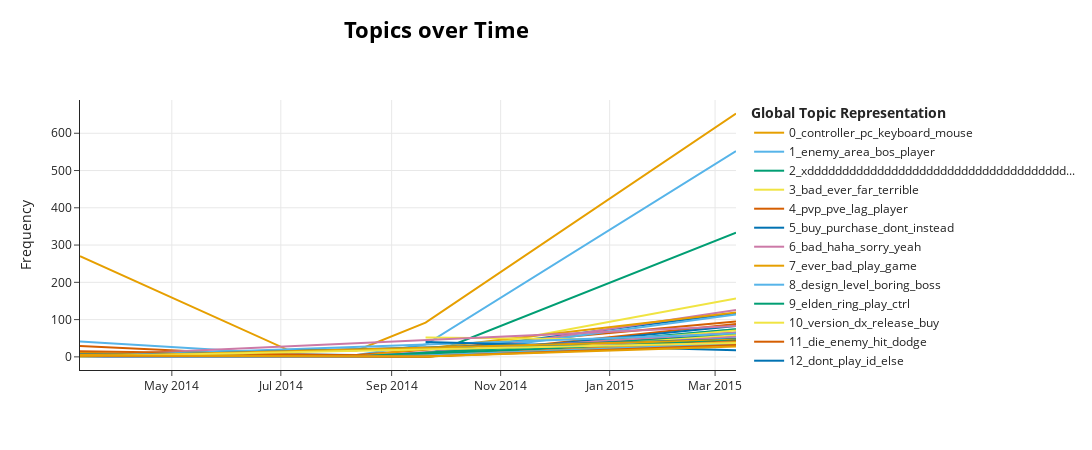

Notebook code cell kept with this figure:
### Code cell
neg_model.visualize_topics_over_time(neg_topics_over_time, top_n_topics=50)

### Figure 1 — Plotly figure (JSON) as saved in the notebook; plotly's stock layout.template omitted (floating-point values rounded to 4 significant figures)
{"data": [{"hoverinfo": "text", "hovertext": ["<b>Topic 0</b><br>Words: pc, controller, mouse, port, keyboard", "<b>Topic 0</b><br>Words: pc, xbox, controller, keyboard, mouse", "<b>Topic 0</b><br>Words: pc, controller, control, keyboard, xbox", "<b>Topic 0</b><br>Words: pc, port, mouse, controller, keyboard", "<b>Topic 0</b><br>Words: controller, pc, keyboard, port, mouse"], "marker": {"color": "#E69F00"}, "mode": "lines", "name": "0_controller_pc_keyboard_mouse", "type": "scatter", "x": ["2014-03-10T14:44:09.600000", "2014-07-04T19:12:00", "2014-08-12T09:36:00", "2014-09-20T00:00:00", "2015-03-12T16:48:00"], "y": [270, 19, 17, 92, 653]}, {"hoverinfo": "text", "hovertext": ["<b>Topic 1</b><br>Words: pvp, one, player, weapon, area", "<b>Topic 1</b><br>Words: weapon, player, die, lose, level", "<b>Topic 1</b><br>Words: covenant, within, plus, well, sky", "<b>Topic 1</b><br>Words: world, player, kill, time, fight", "<b>Topic 1</b><br>Words: enemy, bos, area, attack, fight"], "marker": {"color": "#56B4E9"}, "mode": "lines", "name": "1_enemy_area_bos_player", "type": "scatter", "x": ["2014-03-10T14:44:09.600000", "2014-07-04T19:12:00", "2014-08-12T09:36:00", "2014-09-20T00:00:00", "2015-03-12T16:48:00"], "y": [41, 8, 5, 33, 552]}, {"hoverinfo": "text", "hovertext": ["<b>Topic 2</b><br>Words: burh, ahhhhhhhhhhhhhhhhhhhhhhhhhhhhhhhhhhhhhhhhhhhhhhhhhhhhhhhhhhhhhhhhhhhhhhhhhhhhhhhhhhhhhhhhhhhhhhhhhhhhhhhhhhhhhhhhhhhhhhhhhhhhhhhhhhhhhhhhhhhhhhhhhhhhhhhhhhhhhhhhhhhhhhhhhhhhhhhhhhhhhhhhhhhhhhhhhhhhhhhhhhhhhhhhhhhhhhhhhhhhhhhhhhhhhhhhhhhhhhhhhhhhhhhhhhhhhhhhhhhhhhhh, werty, xddddddddddddddddddddddddddddddddddddddddddddddddddddddddddddddddddddddddddddddddddddddddddddddddddddddddddddddddddddddddddddddddddddddddddddddddddddddddddddddddddddddddddddddddddddddddddddddddddddddddddddddddddddddddddddddddddddddddddddddddddddddddddddddddddddddddddddddddddddddddddddddddddddddddddddddddddddddddddddddddddddddddddddddddddddddddddddddddddddddddddddddddddddddddddddddddddddddddddddddddddddddddddddddddddddddddddddddddddd, xy", "<b>Topic 2</b><br>Words: burh, ahhhhhhhhhhhhhhhhhhhhhhhhhhhhhhhhhhhhhhhhhhhhhhhhhhhhhhhhhhhhhhhhhhhhhhhhhhhhhhhhhhhhhhhhhhhhhhhhhhhhhhhhhhhhhhhhhhhhhhhhhhhhhhhhhhhhhhhhhhhhhhhhhhhhhhhhhhhhhhhhhhhhhhhhhhhhhhhhhhhhhhhhhhhhhhhhhhhhhhhhhhhhhhhhhhhhhhhhhhhhhhhhhhhhhhhhhhhhhhhhhhhhhhhhhhhhhhhhhhhhhhhh, werty, xddddddddddddddddddddddddddddddddddddddddddddddddddddddddddddddddddddddddddddddddddddddddddddddddddddddddddddddddddddddddddddddddddddddddddddddddddddddddddddddddddddddddddddddddddddddddddddddddddddddddddddddddddddddddddddddddddddddddddddddddddddddddddddddddddddddddddddddddddddddddddddddddddddddddddddddddddddddddddddddddddddddddddddddddddddddddddddddddddddddddddddddddddddddddddddddddddddddddddddddddddddddddddddddddddddddddddddddddddd, xy", "<b>Topic 2</b><br>Words: burh, ahhhhhhhhhhhhhhhhhhhhhhhhhhhhhhhhhhhhhhhhhhhhhhhhhhhhhhhhhhhhhhhhhhhhhhhhhhhhhhhhhhhhhhhhhhhhhhhhhhhhhhhhhhhhhhhhhhhhhhhhhhhhhhhhhhhhhhhhhhhhhhhhhhhhhhhhhhhhhhhhhhhhhhhhhhhhhhhhhhhhhhhhhhhhhhhhhhhhhhhhhhhhhhhhhhhhhhhhhhhhhhhhhhhhhhhhhhhhhhhhhhhhhhhhhhhhhhhhhhhhhhhh, werty, xddddddddddddddddddddddddddddddddddddddddddddddddddddddddddddddddddddddddddddddddddddddddddddddddddddddddddddddddddddddddddddddddddddddddddddddddddddddddddddddddddddddddddddddddddddddddddddddddddddddddddddddddddddddddddddddddddddddddddddddddddddddddddddddddddddddddddddddddddddddddddddddddddddddddddddddddddddddddddddddddddddddddddddddddddddddddddddddddddddddddddddddddddddddddddddddddddddddddddddddddddddddddddddddddddddddddddddddddddd, xy", "<b>Topic 2</b><br>Words: burh, ahhhhhhhhhhhhhhhhhhhhhhhhhhhhhhhhhhhhhhhhhhhhhhhhhhhhhhhhhhhhhhhhhhhhhhhhhhhhhhhhhhhhhhhhhhhhhhhhhhhhhhhhhhhhhhhhhhhhhhhhhhhhhhhhhhhhhhhhhhhhhhhhhhhhhhhhhhhhhhhhhhhhhhhhhhhhhhhhhhhhhhhhhhhhhhhhhhhhhhhhhhhhhhhhhhhhhhhhhhhhhhhhhhhhhhhhhhhhhhhhhhhhhhhhhhhhhhhhhhhhhhhh, werty, xddddddddddddddddddddddddddddddddddddddddddddddddddddddddddddddddddddddddddddddddddddddddddddddddddddddddddddddddddddddddddddddddddddddddddddddddddddddddddddddddddddddddddddddddddddddddddddddddddddddddddddddddddddddddddddddddddddddddddddddddddddddddddddddddddddddddddddddddddddddddddddddddddddddddddddddddddddddddddddddddddddddddddddddddddddddddddddddddddddddddddddddddddddddddddddddddddddddddddddddddddddddddddddddddddddddddddddddddddd, xy"], "marker": {"color": "#009E73"}, "mode": "lines", "name": "2_xddddddddddddddddddddddddddddddddddddd...", "type": "scatter", "x": ["2014-03-10T14:44:09.600000", "2014-07-04T19:12:00", "2014-09-20T00:00:00", "2015-03-12T16:48:00"], "y": [6, 1, 3, 333]}, {"hoverinfo": "text", "hovertext": ["<b>Topic 3</b><br>Words: report, destroy, bad, poorly, horrible", "<b>Topic 3</b><br>Words: bad, ever, far, terrible, tarkov"], "marker": {"color": "#F0E442"}, "mode": "lines", "name": "3_bad_ever_far_terrible", "type": "scatter", "x": ["2014-09-20T00:00:00", "2015-03-12T16:48:00"], "y": [3, 157]}, {"hoverinfo": "text", "hovertext": ["<b>Topic 4</b><br>Words: pvp, pve, lag, multiplayer, co", "<b>Topic 4</b><br>Words: pvp, bye, forum, rpgs, exit", "<b>Topic 4</b><br>Words: pvp, hacker, pve, reward, severs", "<b>Topic 4</b><br>Words: pvp, pve, lagger, lag, fun", "<b>Topic 4</b><br>Words: pvp, pve, player, memory, fun"], "marker": {"color": "#D55E00"}, "mode": "lines", "name": "4_pvp_pve_lag_player", "type": "scatter", "x": ["2014-03-10T14:44:09.600000", "2014-07-04T19:12:00", "2014-08-12T09:36:00", "2014-09-20T00:00:00", "2015-03-12T16:48:00"], "y": [29, 3, 5, 19, 95]}, {"hoverinfo": "text", "hovertext": ["<b>Topic 5</b><br>Words: buy, netcote, awful, disgrace, cking", "<b>Topic 5</b><br>Words: expect, save, money, good, buy", "<b>Topic 5</b><br>Words: buy, twice, ecspect, ptd, nice", "<b>Topic 5</b><br>Words: buy, purchase, instead, dont, sale"], "marker": {"color": "#0072B2"}, "mode": "lines", "name": "5_buy_purchase_dont_instead", "type": "scatter", "x": ["2014-03-10T14:44:09.600000", "2014-08-12T09:36:00", "2014-09-20T00:00:00", "2015-03-12T16:48:00"], "y": [8, 1, 11, 117]}, {"hoverinfo": "text", "hovertext": ["<b>Topic 6</b><br>Words: bad, haha, sorry, yeah, somehow", "<b>Topic 6</b><br>Words: bad, haha, sorry, yeah, somehow", "<b>Topic 6</b><br>Words: bad, haha, sorry, yeah, somehow"], "marker": {"color": "#CC79A7"}, "mode": "lines", "name": "6_bad_haha_sorry_yeah", "type": "scatter", "x": ["2014-03-10T14:44:09.600000", "2014-09-20T00:00:00", "2015-03-12T16:48:00"], "y": [1, 1, 126]}, {"hoverinfo": "text", "hovertext": ["<b>Topic 7</b><br>Words: ever, bad, play, soulless, dissapointing", "<b>Topic 7</b><br>Words: horrid, predecessor, let, great, play", "<b>Topic 7</b><br>Words: ever, bad, play, game, worst"], "marker": {"color": "#E69F00"}, "mode": "lines", "name": "7_ever_bad_play_game", "type": "scatter", "x": ["2014-03-10T14:44:09.600000", "2014-08-12T09:36:00", "2015-03-12T16:48:00"], "y": [6, 1, 119]}, {"hoverinfo": "text", "hovertext": ["<b>Topic 8</b><br>Words: design, sculpture, edied, downie, yer", "<b>Topic 8</b><br>Words: brances, justice, wave, equal, warp", "<b>Topic 8</b><br>Words: poorly, inadequate, thoroughly, pair, vision", "<b>Topic 8</b><br>Words: design, level, boring, boss, bad"], "marker": {"color": "#56B4E9"}, "mode": "lines", "name": "8_design_level_boring_boss", "type": "scatter", "x": ["2014-03-10T14:44:09.600000", "2014-07-04T19:12:00", "2014-09-20T00:00:00", "2015-03-12T16:48:00"], "y": [6, 1, 2, 114]}, {"hoverinfo": "text", "hovertext": ["<b>Topic 9</b><br>Words: elden, ring, play, ctrl, multiplayer"], "marker": {"color": "#009E73"}, "mode": "lines", "name": "9_elden_ring_play_ctrl", "type": "scatter", "x": ["2015-03-12T16:48:00"], "y": [99]}, {"hoverinfo": "text", "hovertext": ["<b>Topic 10</b><br>Words: version, dx, new, buy, release", "<b>Topic 10</b><br>Words: version, release, dx, buy, upgrade"], "marker": {"color": "#F0E442"}, "mode": "lines", "name": "10_version_dx_release_buy", "type": "scatter", "x": ["2014-09-20T00:00:00", "2015-03-12T16:48:00"], "y": [52, 43]}, {"hoverinfo": "text", "hovertext": ["<b>Topic 11</b><br>Words: challenge, flaw, button, certain, kill", "<b>Topic 11</b><br>Words: blizzard, sustituting, cunty, goodjob, cumming", "<b>Topic 11</b><br>Words: quit, worthless, missiles, lighter, costly", "<b>Topic 11</b><br>Words: die, enemy, hit, dodge, health"], "marker": {"color": "#D55E00"}, "mode": "lines", "name": "11_die_enemy_hit_dodge", "type": "scatter", "x": ["2014-03-10T14:44:09.600000", "2014-08-12T09:36:00", "2014-09-20T00:00:00", "2015-03-12T16:48:00"], "y": [4, 1, 1, 88]}, {"hoverinfo": "text", "hovertext": ["<b>Topic 12</b><br>Words: dont, minute, play, fun, way", "<b>Topic 12</b><br>Words: free, dont, play, one, feel", "<b>Topic 12</b><br>Words: dont, peice, naked, finger, casual", "<b>Topic 12</b><br>Words: dont, play, id, else, grater"], "marker": {"color": "#0072B2"}, "mode": "lines", "name": "12_dont_play_id_else", "type": "scatter", "x": ["2014-03-10T14:44:09.600000", "2014-07-04T19:12:00", "2014-09-20T00:00:00", "2015-03-12T16:48:00"], "y": [3, 1, 1, 83]}, {"hoverinfo": "text", "hovertext": ["<b>Topic 13</b><br>Words: trash, actually, go, bin, muk", "<b>Topic 13</b><br>Words: trash, bin, muk, whacanisay, schholar"], "marker": {"color": "#CC79A7"}, "mode": "lines", "name": "13_trash_bin_muk_whacanisay", "type": "scatter", "x": ["2014-03-10T14:44:09.600000", "2015-03-12T16:48:00"], "y": [3, 83]}, {"hoverinfo": "text", "hovertext": ["<b>Topic 14</b><br>Words: vac, ban, cheater, hacker, cheat", "<b>Topic 14</b><br>Words: valve, ban, cheat, soft, invasion", "<b>Topic 14</b><br>Words: ban, legitimate, hacker, corrupt, posibility", "<b>Topic 14</b><br>Words: softbanned, ban, cheater, hacker, soft", "<b>Topic 14</b><br>Words: ban, hacker, cheater, softbanned, mod"], "marker": {"color": "#E69F00"}, "mode": "lines", "name": "14_ban_cheater_vac_hacker", "type": "scatter", "x": ["2014-03-10T14:44:09.600000", "2014-07-04T19:12:00", "2014-08-12T09:36:00", "2014-09-20T00:00:00", "2015-03-12T16:48:00"], "y": [11, 1, 4, 6, 62]}, {"hoverinfo": "text", "hovertext": ["<b>Topic 15</b><br>Words: hitboxes, expiration, erroneous, blisteringly, element", "<b>Topic 15</b><br>Words: ok, hitboxes, em, teach, netcode", "<b>Topic 15</b><br>Words: hitboxes, box, hitbox, hit, size"], "marker": {"color": "#56B4E9"}, "mode": "lines", "name": "15_hitboxes_box_hitbox_hit", "type": "scatter", "x": ["2014-03-10T14:44:09.600000", "2014-09-20T00:00:00", "2015-03-12T16:48:00"], "y": [2, 2, 74]}, {"hoverinfo": "text", "hovertext": ["<b>Topic 16</b><br>Words: step, huge, original, back, take", "<b>Topic 16</b><br>Words: firelink, miss, skip, one, walk", "<b>Topic 16</b><br>Words: skip, one, walk, third, iii"], "marker": {"color": "#009E73"}, "mode": "lines", "name": "16_skip_one_walk_third", "type": "scatter", "x": ["2014-03-10T14:44:09.600000", "2014-09-20T00:00:00", "2015-03-12T16:48:00"], "y": [1, 1, 74]}, {"hoverinfo": "text", "hovertext": ["<b>Topic 17</b><br>Words: away, series, come, new, go", "<b>Topic 17</b><br>Words: star, zero, insane, series, wish", "<b>Topic 17</b><br>Words: abortion, failed, pls, series, live", "<b>Topic 17</b><br>Words: series, bad, worst, far, stain"], "marker": {"color": "#F0E442"}, "mode": "lines", "name": "17_series_bad_worst_far", "type": "scatter", "x": ["2014-03-10T14:44:09.600000", "2014-07-04T19:12:00", "2014-09-20T00:00:00", "2015-03-12T16:48:00"], "y": [1, 1, 2, 71]}, {"hoverinfo": "text", "hovertext": ["<b>Topic 18</b><br>Words: control, controlls, year, storyless, shit", "<b>Topic 18</b><br>Words: storyline, control, unplayable, community, awful", "<b>Topic 18</b><br>Words: control, unplayable, horrible, awful, controlls"], "marker": {"color": "#D55E00"}, "mode": "lines", "name": "18_control_unplayable_horrible_controlls", "type": "scatter", "x": ["2014-03-10T14:44:09.600000", "2014-09-20T00:00:00", "2015-03-12T16:48:00"], "y": [15, 2, 57]}, {"hoverinfo": "text", "hovertext": ["<b>Topic 19</b><br>Words: screen, black, white, crash, varifying", "<b>Topic 19</b><br>Words: overheat, crysis, laptop, puzzle, setting", "<b>Topic 19</b><br>Words: framerate, tie, bug, copy, update", "<b>Topic 19</b><br>Words: screen, fullscreen, hz, monitor, fix"], "marker": {"color": "#0072B2"}, "mode": "lines", "name": "19_screen_fullscreen_hz_monitor", "type": "scatter", "x": ["2014-03-10T14:44:09.600000", "2014-07-04T19:12:00", "2014-09-20T00:00:00", "2015-03-12T16:48:00"], "y": [7, 1, 1, 65]}, {"hoverinfo": "text", "hovertext": ["<b>Topic 20</b><br>Words: shit, crap, wtf, dis, mom", "<b>Topic 20</b><br>Words: crap, shit, utter, wtf, dis", "<b>Topic 20</b><br>Words: shit, crap, wtf, dis, mom"], "marker": {"color": "#CC79A7"}, "mode": "lines", "name": "20_shit_crap_wtf_dis", "type": "scatter", "x": ["2014-03-10T14:44:09.600000", "2014-08-12T09:36:00", "2015-03-12T16:48:00"], "y": [3, 1, 65]}, {"hoverinfo": "text", "hovertext": ["<b>Topic 21</b><br>Words: soulsborne, game, sekiro, play, bloodborne"], "marker": {"color": "#E69F00"}, "mode": "lines", "name": "21_soulsborne_game_sekiro_play", "type": "scatter", "x": ["2015-03-12T16:48:00"], "y": [69]}, {"hoverinfo": "text", "hovertext": ["<b>Topic 22</b><br>Words: buying, durrrrrr, derk, serls, lewk", "<b>Topic 22</b><br>Words: miyazaki, hidetaka, direct, series, make"], "marker": {"color": "#56B4E9"}, "mode": "lines", "name": "22_miyazaki_hidetaka_direct_series", "type": "scatter", "x": ["2014-03-10T14:44:09.600000", "2015-03-12T16:48:00"], "y": [1, 62]}, {"hoverinfo": "text", "hovertext": ["<b>Topic 23</b><br>Words: suck, heaven, high, bravo, sucker", "<b>Topic 23</b><br>Words: suck, bravo, team, sucker, heaven", "<b>Topic 23</b><br>Words: suck, bravo, sucker, heaven, salty", "<b>Topic 23</b><br>Words: suck, sucker, salty, xd, nut"], "marker": {"color": "#009E73"}, "mode": "lines", "name": "23_suck_bravo_sucker_heaven", "type": "scatter", "x": ["2014-03-10T14:44:09.600000", "2014-07-04T19:12:00", "2014-08-12T09:36:00", "2015-03-12T16:48:00"], "y": [2, 1, 1, 58]}, {"hoverinfo": "text", "hovertext": ["<b>Topic 24</b><br>Words: horrrible, garbage, retarded, pile, ass", "<b>Topic 24</b><br>Words: challange, garbage, cost, avoid, skill", "<b>Topic 24</b><br>Words: garbage, trash, rubbish, pile, compare"], "marker": {"color": "#F0E442"}, "mode": "lines", "name": "24_garbage_trash_rubbish_pile", "type": "scatter", "x": ["2014-03-10T14:44:09.600000", "2014-09-20T00:00:00", "2015-03-12T16:48:00"], "y": [2, 2, 58]}, {"hoverinfo": "text", "hovertext": ["<b>Topic 25</b><br>Words: series, bad, fight, st, level"], "marker": {"color": "#D55E00"}, "mode": "lines", "name": "25_series_bad_fight_st", "type": "scatter", "x": ["2015-03-12T16:48:00"], "y": [58]}, {"hoverinfo": "text", "hovertext": ["<b>Topic 26</b><br>Words: version, hd, release, buy, wait", "<b>Topic 26</b><br>Words: version, release, buy, april, hd"], "marker": {"color": "#0072B2"}, "mode": "lines", "name": "26_version_release_hd_buy", "type": "scatter", "x": ["2014-09-20T00:00:00", "2015-03-12T16:48:00"], "y": [40, 18]}, {"hoverinfo": "text", "hovertext": ["<b>Topic 27</b><br>Words: strange, awkward, quite, terrible, awful", "<b>Topic 27</b><br>Words: terrible, awful, horrible, absolutely, fing"], "marker": {"color": "#CC79A7"}, "mode": "lines", "name": "27_terrible_awful_horrible_absolutely", "type": "scatter", "x": ["2014-09-20T00:00:00", "2015-03-12T16:48:00"], "y": [1, 54]}, {"hoverinfo": "text", "hovertext": ["<b>Topic 28</b><br>Words: censor, incredibly, sound, tin, enchant", "<b>Topic 28</b><br>Words: daren, distate, predicatle, wham, abject", "<b>Topic 28</b><br>Words: dawn, menues, indication, intro, overcomable", "<b>Topic 28</b><br>Words: combat, animation, make, feel, design"], "marker": {"color": "#E69F00"}, "mode": "lines", "name": "28_combat_animation_make_feel", "type": "scatter", "x": ["2014-03-10T14:44:09.600000", "2014-08-12T09:36:00", "2014-09-20T00:00:00", "2015-03-12T16:48:00"], "y": [6, 1, 2, 45]}, {"hoverinfo": "text", "hovertext": ["<b>Topic 29</b><br>Words: predeccesor, tragically, league, reputation, highly", "<b>Topic 29</b><br>Words: paywall, visceral, screwing, reveiw, improvments", "<b>Topic 29</b><br>Words: series, bloodborne, game, recommend, trilogy"], "marker": {"color": "#56B4E9"}, "mode": "lines", "name": "29_series_bloodborne_game_recommend", "type": "scatter", "x": ["2014-03-10T14:44:09.600000", "2014-09-20T00:00:00", "2015-03-12T16:48:00"], "y": [1, 2, 50]}, {"hoverinfo": "text", "hovertext": ["<b>Topic 30</b><br>Words: good, one, uh, nice, happy", "<b>Topic 30</b><br>Words: good, one, uh, nice, happy", "<b>Topic 30</b><br>Words: great, good, uh, nice, happy", "<b>Topic 30</b><br>Words: good, uh, nice, happy, glad"], "marker": {"color": "#009E73"}, "mode": "lines", "name": "30_good_uh_nice_happy", "type": "scatter", "x": ["2014-03-10T14:44:09.600000", "2014-08-12T09:36:00", "2014-09-20T00:00:00", "2015-03-12T16:48:00"], "y": [1, 2, 1, 47]}, {"hoverinfo": "text", "hovertext": ["<b>Topic 31</b><br>Words: fromsoft, waste, server, money, turn", "<b>Topic 31</b><br>Words: fromsoft, server, turn, fromsoftware, fromslop"], "marker": {"color": "#F0E442"}, "mode": "lines", "name": "31_fromsoft_server_turn_fromsoftware", "type": "scatter", "x": ["2014-09-20T00:00:00", "2015-03-12T16:48:00"], "y": [1, 47]}, {"hoverinfo": "text", "hovertext": ["<b>Topic 32</b><br>Words: trend, hate, follow, gamei, dislike", "<b>Topic 32</b><br>Words: gamei, hate, dislike, gameit, bullshish"], "marker": {"color": "#D55E00"}, "mode": "lines", "name": "32_gamei_hate_dislike_gameit", "type": "scatter", "x": ["2014-09-20T00:00:00", "2015-03-12T16:48:00"], "y": [1, 47]}, {"hoverinfo": "text", "hovertext": ["<b>Topic 33</b><br>Words: fecal, matter, poo, fart, poopoo", "<b>Topic 33</b><br>Words: poo, fart, poopoo, poop, poopy"], "marker": {"color": "#0072B2"}, "mode": "lines", "name": "33_poo_fart_poopoo_poop", "type": "scatter", "x": ["2014-03-10T14:44:09.600000", "2015-03-12T16:48:00"], "y": [1, 47]}, {"hoverinfo": "text", "hovertext": ["<b>Topic 34</b><br>Words: server, month, fix, bring, back"], "marker": {"color": "#CC79A7"}, "mode": "lines", "name": "34_server_month_fix_bring", "type": "scatter", "x": ["2015-03-12T16:48:00"], "y": [47]}, {"hoverinfo": "text", "hovertext": ["<b>Topic 35</b><br>Words: ich, da, ist, bin, zum", "<b>Topic 35</b><br>Words: de, jogo, que, el, la"], "marker": {"color": "#E69F00"}, "mode": "lines", "name": "35_de_jogo_que_el", "type": "scatter", "x": ["2014-03-10T14:44:09.600000", "2015-03-12T16:48:00"], "y": [1, 46]}, {"hoverinfo": "text", "hovertext": ["<b>Topic 36</b><br>Words: murder, windows, corrupt, file, download", "<b>Topic 36</b><br>Words: respon, monsteres, horible, saving, partner", "<b>Topic 36</b><br>Words: save, file, data, delete, error"], "marker": {"color": "#56B4E9"}, "mode": "lines", "name": "36_save_file_data_delete", "type": "scatter", "x": ["2014-03-10T14:44:09.600000", "2014-09-20T00:00:00", "2015-03-12T16:48:00"], "y": [1, 1, 43]}, {"hoverinfo": "text", "hovertext": ["<b>Topic 37</b><br>Words: fluffy, tail, dog, nigger, shit", "<b>Topic 37</b><br>Words: dog, nigger, shit, water, dogwater"], "marker": {"color": "#009E73"}, "mode": "lines", "name": "37_dog_nigger_shit_water", "type": "scatter", "x": ["2014-08-12T09:36:00", "2015-03-12T16:48:00"], "y": [1, 44]}, {"hoverinfo": "text", "hovertext": ["<b>Topic 38</b><br>Words: successor, sky, fukll, exepect, preceeds", "<b>Topic 38</b><br>Words: cartoon, emperor, rpg, anime, backdrop", "<b>Topic 38</b><br>Words: zombie, pennys, shadows, ment, brainless", "<b>Topic 38</b><br>Words: lore, world, series, gameplay, atmosphere"], "marker": {"color": "#F0E442"}, "mode": "lines", "name": "38_lore_world_gameplay_series", "type": "scatter", "x": ["2014-03-10T14:44:09.600000", "2014-08-12T09:36:00", "2014-09-20T00:00:00", "2015-03-12T16:48:00"], "y": [3, 1, 1, 40]}, {"hoverinfo": "text", "hovertext": ["<b>Topic 39</b><br>Words: big, let, look, like, hat", "<b>Topic 39</b><br>Words: like, hat, skunk, tittty, try", "<b>Topic 39</b><br>Words: like, hat, skunk, tittty, try"], "marker": {"color": "#D55E00"}, "mode": "lines", "name": "39_like_hat_skunk_tittty", "type": "scatter", "x": ["2014-03-10T14:44:09.600000", "2014-09-20T00:00:00", "2015-03-12T16:48:00"], "y": [1, 1, 42]}, {"hoverinfo": "text", "hovertext": ["<b>Topic 40</b><br>Words: budy, goose, campagin, co, op", "<b>Topic 40</b><br>Words: coop, co, op, atall, assistance", "<b>Topic 40</b><br>Words: summon, friend, co, op, coop"], "marker": {"color": "#0072B2"}, "mode": "lines", "name": "40_summon_friend_co_op", "type": "scatter", "x": ["2014-03-10T14:44:09.600000", "2014-09-20T00:00:00", "2015-03-12T16:48:00"], "y": [2, 2, 39]}, {"hoverinfo": "text", "hovertext": ["<b>Topic 41</b><br>Words: fuck, ahhhhhhhhhhhhhhhhh, canonical, aahhhhhhhhhhhhhhhhhhhhhhhhhhhhhhhhhhhhhhhhhhhhhhhhhhhhhhhhhhhhhhhhhhhhhhhhhhhhhhhhhhhhhhhhhhhhhhhhhhhhhhhhhhhhhhhhhhhhhhhhhhhhhhhhhhhhhhhhhhhhhhhhhhhhhhhhhhhhhhhhhhhhhhhhhhhhhhhhhhhhhhhhhhhhhhhhhhhhhhhaddghhhhhhhhhhhhhhh, fuckinfg", "<b>Topic 41</b><br>Words: fuck, team, ahhhhhhhhhhhhhhhhh, canonical, aahhhhhhhhhhhhhhhhhhhhhhhhhhhhhhhhhhhhhhhhhhhhhhhhhhhhhhhhhhhhhhhhhhhhhhhhhhhhhhhhhhhhhhhhhhhhhhhhhhhhhhhhhhhhhhhhhhhhhhhhhhhhhhhhhhhhhhhhhhhhhhhhhhhhhhhhhhhhhhhhhhhhhhhhhhhhhhhhhhhhhhhhhhhhhhhhhhhhhhhaddghhhhhhhhhhhhhhh", "<b>Topic 41</b><br>Words: fuck, ahhhhhhhhhhhhhhhhh, canonical, fuckinfg, aahhhhhhhhhhhhhhhhhhhhhhhhhhhhhhhhhhhhhhhhhhhhhhhhhhhhhhhhhhhhhhhhhhhhhhhhhhhhhhhhhhhhhhhhhhhhhhhhhhhhhhhhhhhhhhhhhhhhhhhhhhhhhhhhhhhhhhhhhhhhhhhhhhhhhhhhhhhhhhhhhhhhhhhhhhhhhhhhhhhhhhhhhhhhhhhhhhhhhhhaddghhhhhhhhhhhhhhh"], "marker": {"color": "#CC79A7"}, "mode": "lines", "name": "41_fuck_fuckinfg_canonical_ahhhhhhhhhhhh...", "type": "scatter", "x": ["2014-03-10T14:44:09.600000", "2014-09-20T00:00:00", "2015-03-12T16:48:00"], "y": [1, 2, 40]}, {"hoverinfo": "text", "hovertext": ["<b>Topic 42</b><br>Words: describes, distress, riaa, interesing, inconveniently", "<b>Topic 42</b><br>Words: dlc, original, dlcs, soup, feel"], "marker": {"color": "#E69F00"}, "mode": "lines", "name": "42_dlc_original_dlcs_soup", "type": "scatter", "x": ["2014-09-20T00:00:00", "2015-03-12T16:48:00"], "y": [2, 40]}, {"hoverinfo": "text", "hovertext": ["<b>Topic 43</b><br>Words: challenge, hard, soft, easy, homosexual", "<b>Topic 43</b><br>Words: im, cant, anything, hard, level", "<b>Topic 43</b><br>Words: hard, homosexual, notlikedarksouls, hardness, rock", "<b>Topic 43</b><br>Words: hard, soft, easy, catz, chakan"], "marker": {"color": "#56B4E9"}, "mode": "lines", "name": "43_hard_soft_easy_homosexual", "type": "scatter", "x": ["2014-03-10T14:44:09.600000", "2014-08-12T09:36:00", "2014-09-20T00:00:00", "2015-03-12T16:48:00"], "y": [1, 1, 4, 35]}, {"hoverinfo": "text", "hovertext": ["<b>Topic 44</b><br>Words: suck, fuck, fuckin, shit, wow"], "marker": {"color": "#009E73"}, "mode": "lines", "name": "44_suck_fuck_fuckin_shit", "type": "scatter", "x": ["2015-03-12T16:48:00"], "y": [38]}, {"hoverinfo": "text", "hovertext": ["<b>Topic 45</b><br>Words: gay, ass, butt, straight, cheek", "<b>Topic 45</b><br>Words: ass, gay, butt, straight, cheek"], "marker": {"color": "#F0E442"}, "mode": "lines", "name": "45_ass_gay_butt_straight", "type": "scatter", "x": ["2014-03-10T14:44:09.600000", "2015-03-12T16:48:00"], "y": [1, 37]}, {"hoverinfo": "text", "hovertext": ["<b>Topic 46</b><br>Words: school, hour, portray, pan, nt", "<b>Topic 46</b><br>Words: honestly, hour, waste, money, dont", "<b>Topic 46</b><br>Words: plebians, reccommend, artorias, cuz, hour", "<b>Topic 46</b><br>Words: hour, duck, play, cant, ost"], "marker": {"color": "#D55E00"}, "mode": "lines", "name": "46_hour_duck_play_cant", "type": "scatter", "x": ["2014-03-10T14:44:09.600000", "2014-08-12T09:36:00", "2014-09-20T00:00:00", "2015-03-12T16:48:00"], "y": [3, 1, 1, 32]}, {"hoverinfo": "text", "hovertext": ["<b>Topic 47</b><br>Words: bir, bu, bosslar, oyunu, gibi"], "marker": {"color": "#0072B2"}, "mode": "lines", "name": "47_bir_bu_bosslar_oyunu", "type": "scatter", "x": ["2015-03-12T16:48:00"], "y": [36]}, {"hoverinfo": "text", "hovertext": ["<b>Topic 48</b><br>Words: dogshit, wtfffffffffffff, dogass, pioece, predator"], "marker": {"color": "#CC79A7"}, "mode": "lines", "name": "48_dogshit_wtfffffffffffff_horrifyingly_...", "type": "scatter", "x": ["2015-03-12T16:48:00"], "y": [36]}, {"hoverinfo": "text", "hovertext": ["<b>Topic 49</b><br>Words: refund, synch, jerky, clip, holy", "<b>Topic 49</b><br>Words: refund, amuse, fifty, awhile, elaborate", "<b>Topic 49</b><br>Words: yellow, refund, white, actually, want", "<b>Topic 49</b><br>Words: refund, engine, cheat, screw, part", "<b>Topic 49</b><br>Words: refund, grab, money, cash, free"], "marker": {"color": "#E69F00"}, "mode": "lines", "name": "49_refund_money_grab_cash", "type": "scatter", "x": ["2014-03-10T14:44:09.600000", "2014-07-04T19:12:00", "2014-08-12T09:36:00", "2014-09-20T00:00:00", "2015-03-12T16:48:00"], "y": [4, 2, 1, 1, 28]}], "layout": {"height": 450, "hoverlabel": {"bgcolor": "white", "font": {"family": "Rockwell", "size": 16}}, "legend": {"title": {"text": "<b>Global Topic Representation"}}, "title": {"font": {"color": "Black", "size": 22}, "text": "<b>Topics over Time</b>", "x": 0.4, "xanchor": "center", "y": 0.95, "yanchor": "top"}, "width": 1250, "xaxis": {"showgrid": true}, "yaxis": {"showgrid": true, "title": {"text": "Frequency"}}}}
